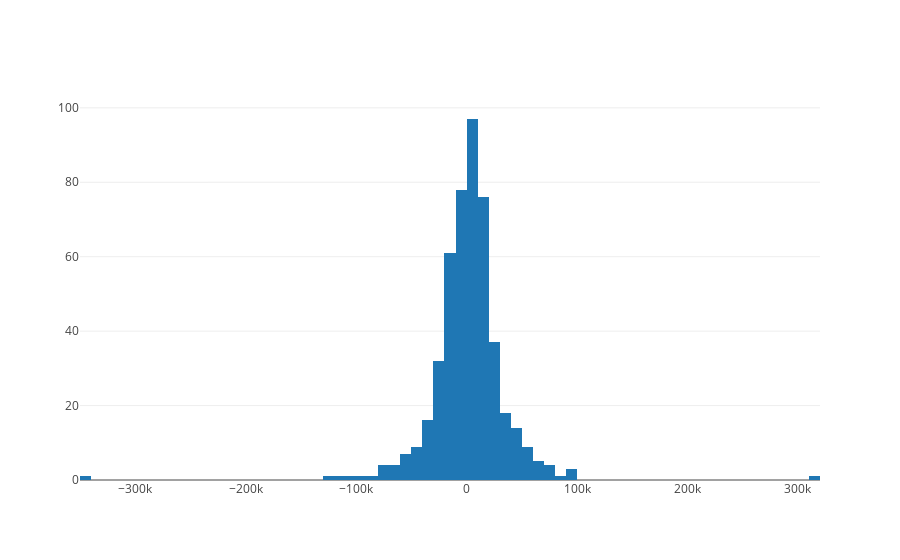

Notebook cell for this chart:
### Markdown cell above
# Histogram

### Code cell
data = [go.Histogram(x=dollars['difference'])]
py.iplot(data, filename='basic histogram')

### Figure 1 — Plotly figure (JSON) as saved in the notebook; plotly's stock layout.template omitted (floating-point values rounded to 4 significant figures; data arrays with more than 128 entries replaced by an {"elided": "..."} marker saying what was removed)
{"data": [{"type": "histogram", "x": {"elided": "482 float values"}}], "layout": {}}
